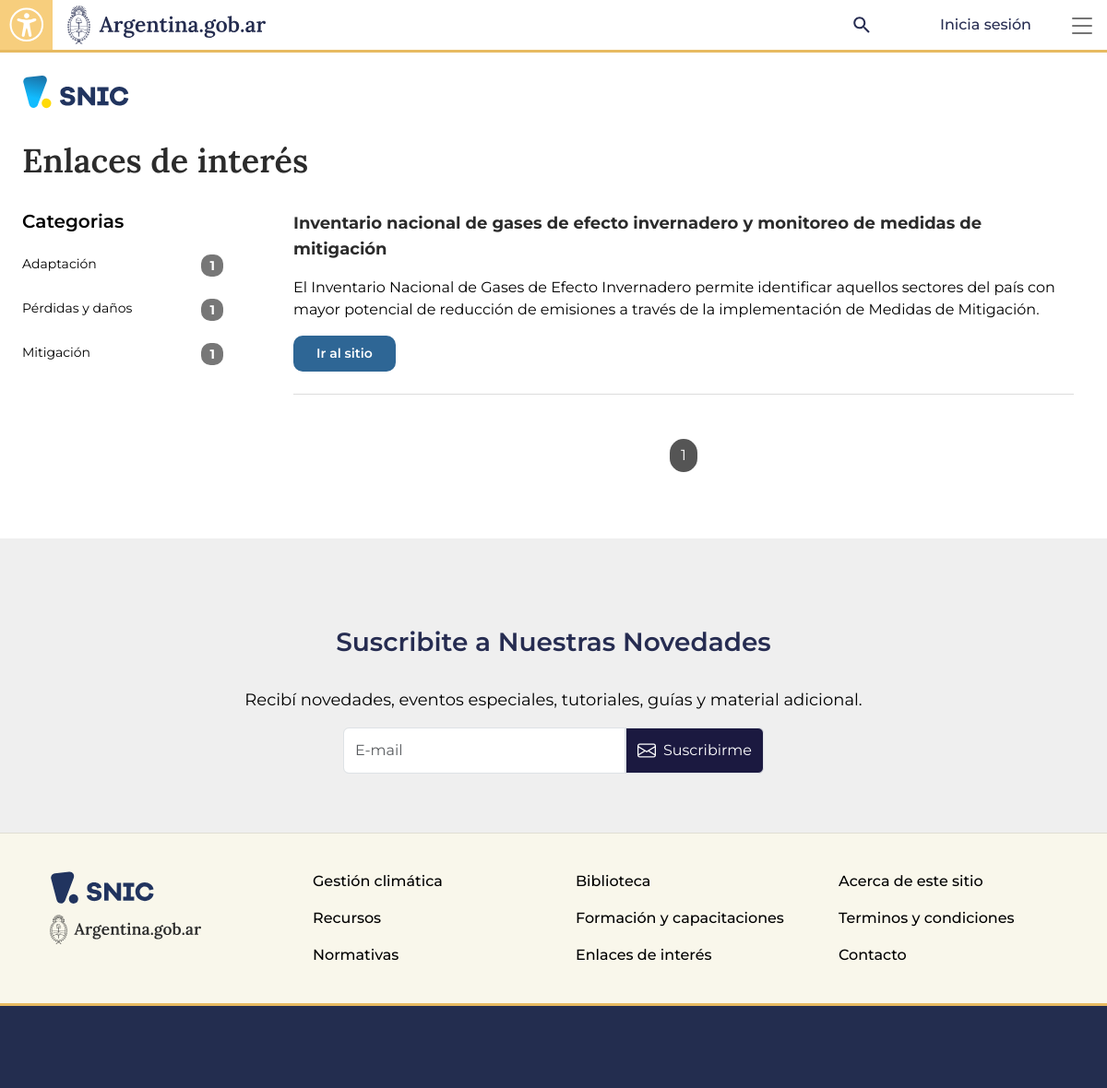
The app's page /main/enlaces/ with its own data.
### app/main/models.py (models this page shows, shortened)
class Named(models.Model):
    name = models.CharField(max_length=40, verbose_name='nombre')
    def __str__(self):
        return self.name
    class Meta:
        abstract = True

class Language(Named):
    code = models.CharField(max_length=3, primary_key=True, verbose_name='código')
    order = models.IntegerField(default=20)
    class Meta:
        ordering = ('order', 'name',)
        verbose_name = 'idioma'
    @classmethod
    def default(cls):
        return cls.objects.get_or_create(order=1, code=DEFAULT_LANGUAGE_CODE, name='Español')[0]

class LanguageVersion(models.Model):
    lang = models.ForeignKey(Language, on_delete=models.CASCADE) #, limit_choices_to=~models.Q(code=DEFAULT_LANGUAGE_CODE))
    class Meta:
        abstract = True

class ExternalLinkVersion(LanguageVersion):
    link = models.ForeignKey(ExternalLink, on_delete=models.CASCADE, related_name='versions')
    name = models.CharField(max_length=100)
    description = models.TextField(null=True, blank=True)
    class Meta:
        unique_together = ('lang', 'link')

### app/main/viewsv2.py (the view)
def enlaces(request):
    page = request.GET.get('page', 1)
    qset = ExternalLink.objects.all()
    links = Paginator(qset, 6).get_page(page)
    context = default_context(request, {
        'qset': links,
        'total': {
            c.lower(): qset.filter(category__icontains=c).count()
            for c in Category
        }
    })
    return render(request, 'mainv2/enlaces-de-interes.html', context)

### app/main/models.py (called while the page is built)
    def get_version(self, lang:Language|str):
        if isinstance(lang,str):
            lang = Language.objects.get(code=lang)
        try:
            return self.versions.get(lang=lang)
        except ObjectDoesNotExist:
            return self.versions.get(lang='es')

### app/main/templatetags/snicc_i18n.py (called while the page is built)
@register.filter(name='translate')
def translate(value, lang='es'):
    return value.get_version(lang)

@register.simple_tag
def ts(value, lang):
    try:
        if lang.code =='es':
            return value
        return StaticTransVersion.objects.get(lang=lang, es__es=value).trad
    except StaticTransVersion.DoesNotExist:
        return value

### app/main/viewsv2.py (called while the page is built)
def get_lang_profile(request):
    profile_code = request.session.get('profile')
    profile = Profile.objects.get(code=profile_code) if profile_code else None
    try:
        lang = Language.objects.get(code=request.COOKIES.get('idioma_snic', 'es'))
    except Language.DoesNotExist:
        lang = Language.objects.get(code='es')
    return lang, profile

def default_context(request, add=None):
    lang, profile = get_lang_profile(request)
    res = dict(
        languages = Language.objects.all(),
        lang = lang,
        profile = profile
    )
    if add:
        res.update(add)
    return res

### app/main/templates/mainv2/enlaces-de-interes.html (shortened to what this page needs)
{% extends 'mainv2/base.html' %}
{% load static snicc_i18n %}
{% block content %}
                <div class="link-new-norm-content">
                    <div class="post-row-mobile row">
                        <h1 class="post-title">{% ts 'Enlaces de interés' lang %}</h1>
                        <div class="col-md-3 col-categories">
                            <div class="cat-content">
                                <h5>{% ts 'Categorias' lang %}</h5>
                                {% for k,v in total.items %}{% if v %}
                                {% if catfilter == k %}<a href="." class="active">
                                {% else %}<a href="?filter={{k}}">{%endif%}
                                    <span>{% ts k.capitalize lang %}</span>
                                    <span class="badge text-bg-secondary">{{v}}</span>
                                </a>
                                {% endif %}{% endfor %}
                            </div>
                        </div>
                        <div class="col-md-8 col-post">
                            <div class="links-content">
                                {% for item in qset %}{% with content=item|translate:lang %}
                                <div class="row-link">
                                    <h2>{{content.name}}</h2>
                                    <p>{{content.description}}</p>
                                    <a href="{{item.url}}" target="_blank" class="btn btn-azul-claro">{% ts 'Ir al sitio' lang %}</a>
                                </div>
                                {% endwith %}{% endfor %}
                            </div>
                            <div class="pagination-content">
                                <nav aria-label="...">
                                    <ul class="pagination">
                                        {%for p in qset.paginator.get_elided_page_range %}
                                        <li class="page-item {% if p == qset.number %}disabled active{% endif %}">
                                            <a class="page-link" href="{% querystring page=p %}">{{p}}</a>
                                        </li>
                                        {% endfor %}
                                    </ul>
                                </nav>
                            </div>
                        </div>
                    </div>
                    {% include 'mainv2/subscription.html' %}
                </div>
{% endblock %}

### app/main/templates/mainv2/base.html (shortened to what this page needs)
{% load static snicc_i18n %}
<!DOCTYPE html>
<html lang="es">
<head>
    <link href="https://cdn.jsdelivr.net/npm/bootstrap@5.3.3/dist/css/bootstrap.min.css" rel="stylesheet">
    <link href="https://cdnjs.cloudflare.com/ajax/libs/font-awesome/4.7.0/css/font-awesome.min.css" rel="stylesheet">
    <link rel="stylesheet" href="https://cdn.jsdelivr.net/npm/bootstrap-icons@1.11.3/font/bootstrap-icons.min.css">
    <link rel="stylesheet" type="text/css" href="{% static 'main/css/icono-arg.css'%}">
    <link rel="stylesheet" type="text/css" href="{% static 'main/css/snic.css'%}">
</head>
<body>
    <header class="{% if not request.user.is_anonymous %}logged{% endif %}">
        <nav class="navbar navbar-top p-0">
            <div class="container-fluid g-0">
                <div class="navbar-header">
                    <div class="dropdown" id="buttonPerfilAccesibilidad">
                        <button class="btn-perfil-acces" type="button" data-bs-toggle="dropdown" data-bs-auto-close="outside" aria-expanded="false">
                            <img src="{% static 'main/images/icono-accesibilidad.svg'%}" alt="Perfil y Accesibilidad">
                        </button>
                    </div>
                    <a class="navbar-brand" href="https://www.argentina.gob.ar/" id="navbar-brand" target="_blank">
                        <img src="{% static 'main/images/logo_argentina-azul.svg'%}" alt="Argentina.gob.ar" height="50" width="254">
                    </a>
                </div>
                <div class="navbar-header navbar-right">
                    <button onclick="jQuery('.navbar.navbar-top').addClass('state-search');" class="btn btn-buscar-mobile btn-login visible-xs" aria-labelledby="edit-keys"><img src="{% static 'main/images/iconos/search.svg'%}" alt=""></button>
                    <div class="login-buttons">
                        {% if request.user.is_anonymous %}
                            <a class="btn btn-login" href="{% url 'user:login' %}">
                                <span>{% ts 'Inicia sesión' lang %}</span>
                            </a>
                        {% else %}
                            <a class="btn btn-login" href="{% url 'user:profile' %}">
                                <img src="{% static 'main/images/iconos/user.svg'%}" alt="">
                                <span>{{request.user.get_full_name|default:request.user}}</span>
                            </a>
                        {% endif %}
                    </div>
                    <div class="sidebar-mobile">
                        <div class="toggle toggle-sidebar">
                            <a href="#" class="burger js-menu-toggle" data-toggle="collapse" data-target="#main-navbar">
                                <span></span>
                            </a>
                        </div>
                    </div>
                </div>
            </div>
        </nav>
    </header>
    <main>
        <div class="main-content ">
            {% block sniclogo %}
            <a class="container-logo snic-tools-logo" href="{% url 'mainv2:landing' %}">
                <img src="{% static 'main/images/logo_snic.svg'%}" class="logo-snic" alt="">
            </a>
            {% endblock %}
            <div class="container-fluid g-0">
                {% block content %}{% endblock %}
                <footer class="main-footer">
                    <div class="container">
                        <div class="row">
                            <div class="col-md-3 col-sm-12 col-footer col-footer-brand">
                                <img src="{% static 'main/images/logo_snic_azul.svg'%}" class="logo-snic" alt="">
                                <p><a href="https://www.argentina.gob.ar/"><img src="{% static 'main/images/logo_argentina-azul.svg'%}" alt="Argentina.gob.ar"></a></p>
                            </div>
                            <div class="col-md-3 col-sm-12 col-footer">
                                <p><a href="{% url 'mainv2:post' 'gestion-climatica' %}">{% ts 'Gestión climática' lang %}</a></p>
                                <p><a href="{% url 'mainv2:staticpage' 'recursos.html' %}">{% ts 'Recursos' lang %}</a></p>
                                <p><a href="{% url 'mainv2:regulations'%}">{% ts 'Normativas' lang %}</a></p>
                            </div>
                            <div class="col-md-3 col-sm-12 col-footer">
                                <p><a href="{% url 'mainv2:library-front'%}">{% ts 'Biblioteca' lang %}</a></p>
                                <p><a href="#">{% ts 'Formación y capacitaciones' lang %}</a></p>
                                <p><a href="{% url 'mainv2:enlaces' %}">{% ts 'Enlaces de interés' lang %}</a></p>
                            </div>
                            <div class="col-md-3 col-sm-12 col-footer">
                                <p><a href="{% url 'mainv2:post' 'acerca' %}">{% ts 'Acerca de este sitio' lang %}</a></p>
                                <p><a href="{% url 'mainv2:post' 'terminos-y-condiciones' %}">{% ts 'Terminos y condiciones' lang %}</a></p>
                                <p><a href="{% url 'mainv2:post' 'contacto' %}">{% ts 'Contacto' lang %}</a></p>
                            </div>
                        </div>
                    </div>
                    <div class="container-fluid border-top-amarillo">
                        <div class="row sub-footer"><div class="container"></div></div>
                    </div>
                </footer>
            </div>
        </div>
    </main>
</body>
</html>

### app/main/templates/mainv2/subscription.html
{% load static snicc_i18n %}
<div class="section-suscripcion">
    <div class="row">
        <div class="col-md-8 offset-md-2">
            <div class="row"><h3>{% ts 'Suscribite a Nuestras Novedades' lang %}</h3></div>
            <div class="row"><p class="p-black">{% ts 'Recibí novedades, eventos especiales, tutoriales, guías y material adicional.' lang %}</p></div>
            <div class="row">
                <form class="newsletter-form" role="search" action="subscription.html" method="get" id="apachesolr-search-custom-page-search-form" accept-charset="UTF-8">
                    <div class="input-group">
                        <input type="text" class="form-control" placeholder="E-mail">
                        <button class="input-group-text" type="submit">
                            <i class="bi bi-envelope"></i><span>{% ts 'Suscribirme' lang %}</span>
                        </button>
                        </div>
                </form>
            </div>
        </div>
    </div>
</div>

### records on screen
Language: code "Inicia sesión", code "Enlaces de interés", code "Categorias", code "Adaptación" "Pérdidas y daños" "Mitigación", code "Ir al sitio", code "Suscribite a Nuestras Novedades", code "Recibí novedades, eventos especiales, tutoriales, guías y material adicional.", code "Suscribirme", code "Gestión climática", code "Recursos", code "Normativas", code "Biblioteca", code "Formación y capacitaciones", code "Acerca de este sitio", code "Terminos y condiciones", code "Contacto"
ExternalLinkVersion: name "Inventario nacional de gases de efecto invernadero y monitoreo de medidas de mitigación", description "El Inventario Nacional de Gases de Efecto Invernadero permite identificar aquellos sectores del país con mayor potencial de reducción de emisiones a través de la implementación de Medidas de Mitigación."

### other values on screen
{{ v }} "1" "1" "1"
{{ p }} "1"
